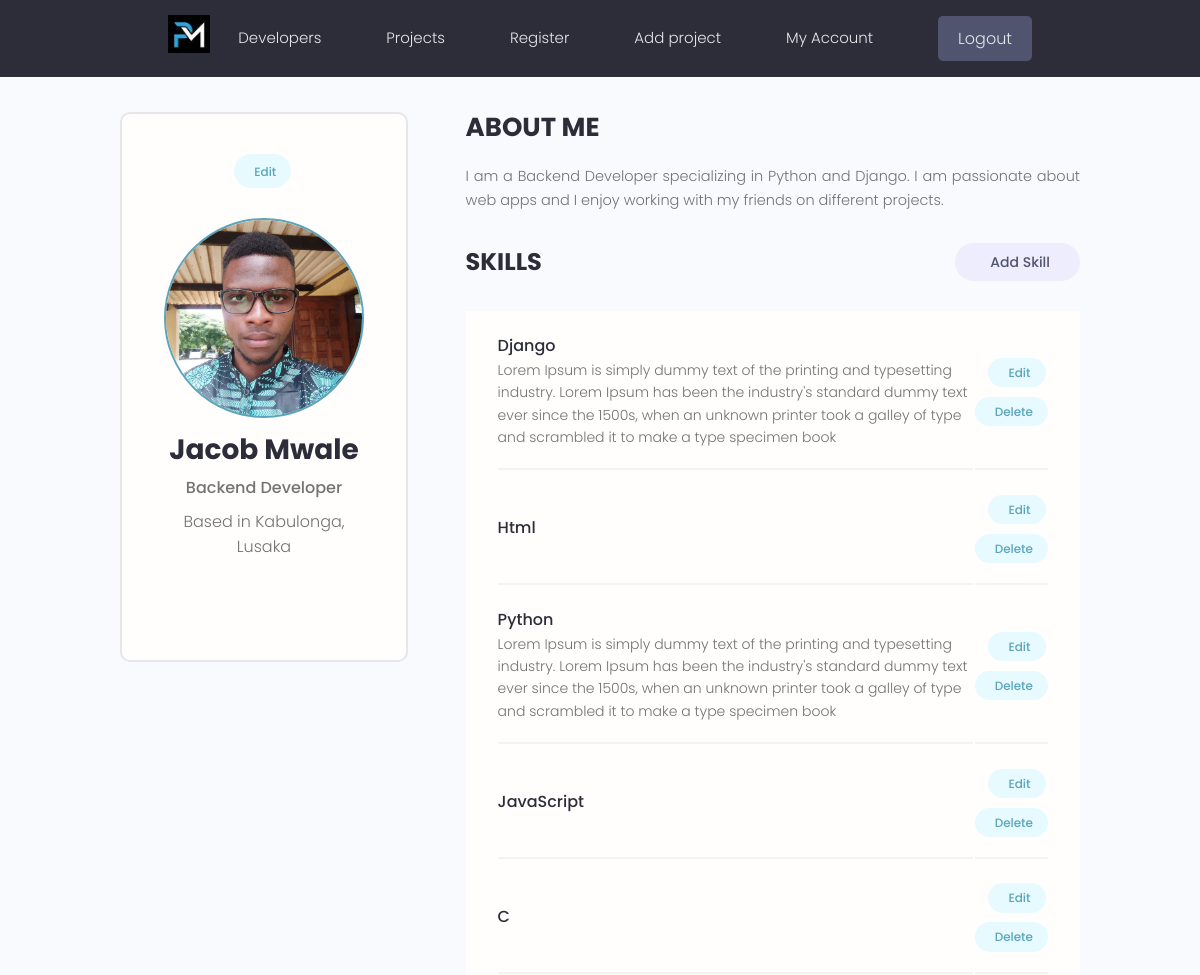
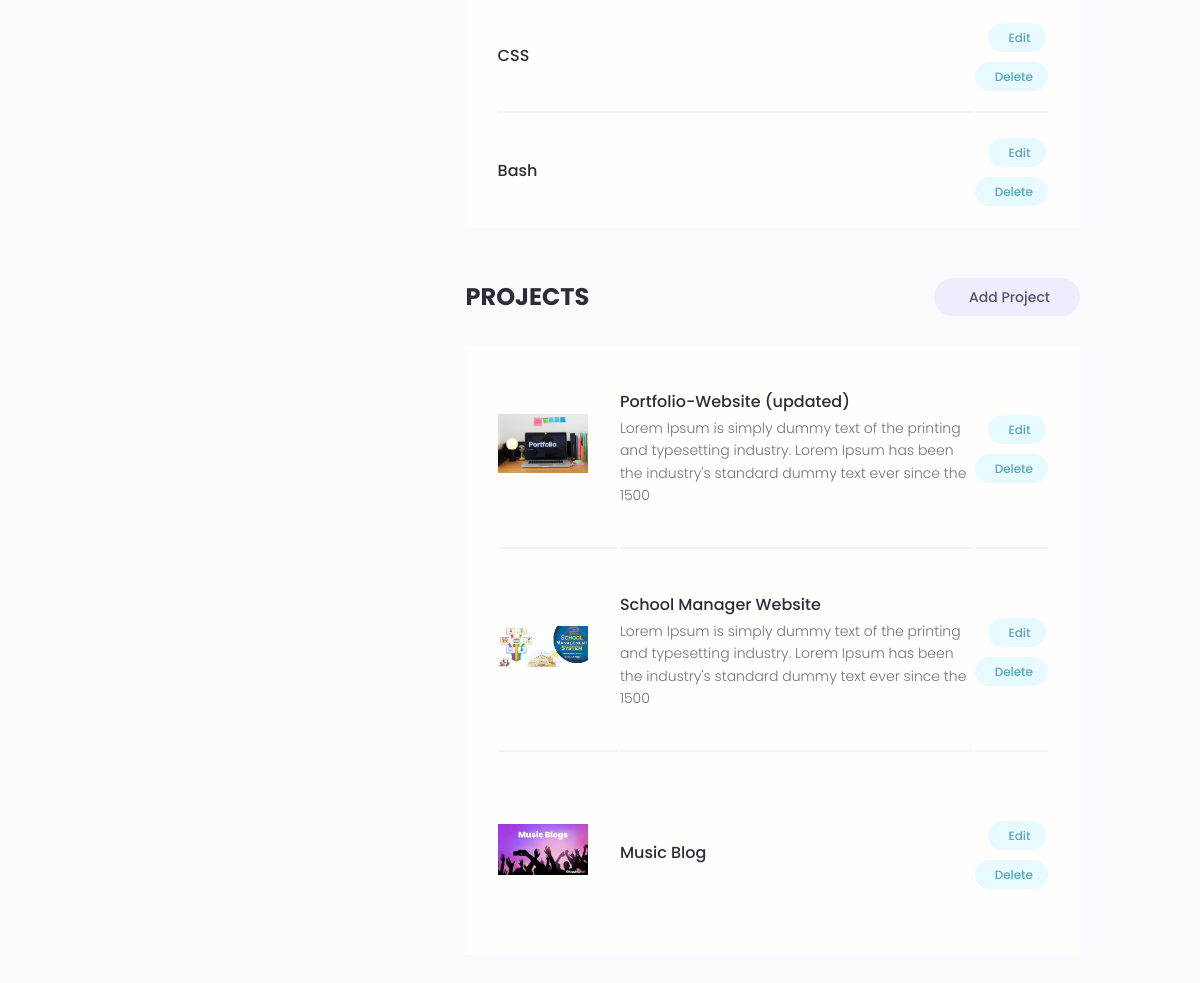
The app's page /account/ (signed in) with its own data (2 pictures, top to bottom).
### users/models.py (models this page shows, shortened)
class Profile(models.Model):
    user = models.OneToOneField(User, on_delete=models.CASCADE, null=True, blank=True)
    name = models.CharField(max_length=200, blank=True, null=True)
    username = models.CharField(max_length=200, blank=True, null=True)
    location = models.CharField(max_length=200, blank=True, null=True)
    email = models.EmailField(max_length=500, null=True, blank=True)
    short_intro = models.CharField(max_length=200, null=True, blank=True)
    bio = models.TextField(null=True, blank=True)
    profile_image = models.ImageField(
        null=True, blank=True, upload_to="profiles/", default="profiles/user-default.png")
    social_github = models.CharField(max_length=200, blank=True, null=True)
    social_facebook = models.CharField(max_length=200, blank=True, null=True)
    social_linkedin = models.CharField(max_length=200, blank=True, null=True)
    social_twitter = models.CharField(max_length=200, blank=True, null=True)
    social_youtube = models.CharField(max_length=200, blank=True, null=True)
    social_website = models.CharField(max_length=200, blank=True, null=True)
    created = models.DateTimeField(auto_now_add=True)
    id = models.UUIDField(default=uuid.uuid4, unique=True,
                           primary_key=True, editable=False)

class Skill(models.Model):
    owner = models.ForeignKey(Profile, on_delete=models.CASCADE)
    name = models.CharField(max_length=200, blank=True, null=True)
    description = models.TextField(blank=True, null=True)
    created = models.DateTimeField(auto_now_add=True)
    id = models.UUIDField(default=uuid.uuid4, unique=True,
                           primary_key=True, editable=False)

### projects/models.py (models this page shows, shortened)
class Project(models.Model):
    owner = models.ForeignKey(Profile, null=True, blank=True, on_delete=models.SET_NULL)
    title = models.CharField(max_length=200)
    description = models.TextField(null=True, blank=True)
    featured_image = models.ImageField(null=True, blank=True, default='default.jpg')
    demo_link = models.CharField(max_length=2000, null=True, blank=True)
    source_link = models.CharField(max_length=2000, null=True, blank=True)
    tags = models.ManyToManyField('Tag', blank=True)
    vote_total = models.IntegerField(default=0, null=True, blank=True)
    vote_ratio = models.IntegerField(default=0, null=True, blank=True)
    created = models.DateTimeField(auto_now_add=True)
    id = models.UUIDField(default=uuid.uuid4, unique=True,
                           primary_key=True, editable=False)
    class Meta:
        ordering = ['created', 'title']

### users/views.py (the view)
# urls.py: path('account/', views.userAccount, name="account"),
@login_required(login_url='login')
def userAccount(request):
    profile = request.user.profile
    skills = profile.skill_set.all()
    projects = profile.project_set.all()
    context = {
        'profile': profile,
        'skills': skills,
        'projects': projects,
    }
    return render(request, 'users/account.html', context)

### users/templates/users/account.html (shortened to what this page needs)
{% extends 'main.html' %}
{% load static %}
{% block content %}
  <main class="settingsPage profile my-md">
    <div class="container">
      <div class="layout">
        <div class="column column--1of3">
          <div class="card text-center">
            <div class="card__body dev">
              <a class="tag tag--pill tag--main settings__btn" href="{% url 'edit-account' %}"> Edit</a>
              <img class="avatar avatar--xl dev__avatar" src="{{ profile.profile_image.url }}" />
              <h2 class="dev__name">{{ profile.name }}</h2>
              <p class="dev__title">{{ profile.short_intro }}</p>
              <p class="dev__location">Based in {{ profile.location }}</p>
            </div>
          </div>
        </div>
        <div class="column column--2of3">
          <div class="devInfo">
            <h3 class="devInfo__title">About Me</h3>
            <p class="devInfo__about">{{ profile.bio }}</p>
          </div>
          <div class="settings">
            <h3 class="settings__title">Skills</h3>
            <a class="tag tag--pill tag--sub settings__btn tag--lg" href="{% url 'create-skill' %}"> Add Skill</a>
          </div>
          <table class="settings__table">
            {% for skill in skills %}
              <tr>
                <td class="settings__tableInfo">
                  <h4>{{ skill.name }}</h4>
                  <p>{{ skill.description }}</p>
                </td>
                <td class="settings__tableActions">
                  <a class="tag tag--pill tag--main settings__btn" href="{% url 'update-skill' skill.id %}"> Edit</a>
                  <a class="tag tag--pill tag--main settings__btn" href="{% url 'delete-skill' skill.id %}?next=/account/">
                    Delete</a>
                </td>
              </tr>
            {% endfor %}
          </table>
          <div class="settings">
            <h3 class="settings__title">Projects</h3>
            <a class="tag tag--pill tag--sub settings__btn tag--lg" href="{% url 'create-project' %}"> Add Project</a>
          </div>
          <table class="settings__table">
            {% for project in projects %}
              <tr>
                <td class="settings__thumbnail">
                  <a href="{% url 'project' project.id %}"><img src="{{ project.featured_image.url }}" alt="Project Thumbnail" /></a>
                </td>
                <td class="settings__tableInfo">
                  <a href="{% url 'project' project.id %}">{{ project.title }}</a>
                  <p>{{ project.description|slice:"150" }}</p>
                </td>
                <td class="settings__tableActions">
                  <a class="tag tag--pill tag--main settings__btn" href="{% url 'update-project' project.id %}"> Edit</a>
                  <a class="tag tag--pill tag--main settings__btn" href="{% url 'delete-project' project.id %}?next=/account/">
                    Delete</a>
                </td>
              </tr>
            {% endfor %}
          </table>
        </div>
      </div>
    </div>
  </main>
{% endblock content %}

### static/css/app.css (style rules this page uses)
:root { --color-sub: #2d2d39; }
.card { border: 2px solid var(--color-light); }
img { width: 100%; }
.profile .card > .dev { padding: 4rem; }
.dev__avatar { display: block; margin: auto; }
.dev__name { color: var(--color-sub); font-size: 2.8rem; font-weight: 700; margin-top: 1rem; margin-bottom: 0.5rem; }
.dev__title { font-size: 1.6rem; font-weight: 500; line-height: 1.3; }
.dev__location { margin-top: 1rem; }
.devInfo { margin-bottom: 3rem; }
.devInfo__title, .devInfo__subtitle { font-size: 2.6rem; color: var(--color-sub); text-transform: uppercase; font-weight: 700; margin-bottom: 1.5rem; }
.devInfo__about, .devSkill__info { font-size: 1.45rem; line-height: 1.7; text-align: justify; }
.settingsPage .dev > .settings__btn { display: inline-block; margin-bottom: 3rem; }
.settings { display: flex; justify-content: space-between; align-items: center; }
.settings__title { font-size: 2.4rem; text-transform: uppercase; font-weight: 700; color: var(--color-sub); }
.settings__table { margin-top: 3rem; margin-bottom: 5rem; padding: 0 3rem; background: var(--color-white); }
.settings__table tr { width: 100%; }
.settings__table tr > td { padding: 2rem 0; }
.settings__table tr:not(:last-child) td { border-bottom: 2px solid var(--color-white-light); }
.settings__thumbnail { width: 23%; min-width: 10rem; }
.settings__thumbnail img { padding-right: 3rem; height: 15rem; object-fit: contain; }
.settings__tableInfo { width: 100%; }
.settings__tableInfo h4, .settings__tableInfo a { padding-right: 1rem; width: auto; font-size: 1.6rem; font-weight: 500; color: var(--color-sub); }
.settings__tableInfo p { font-size: 1.4rem; }
.settings__tableActions { text-align: right; }

### static/uikit/styles/modules/_variables.css (style rules this page uses)
:root { --color-main: #5aa5b9; --color-main-light: #e6faff; --color-sub: #3f4156; --color-sub-light: #51546e; --color-sub-lighter: #ededfd; --color-text: #737373; --color-gray: #8b8b8b; --color-light: #e5e7eb; --color-light-gray: #767676; --color-bg: #f8fafd; --color-white: #fffefd; --color-white-light: #f3f3f3; --color-success: #359e64; --color-success-bg: #def8e8; --color-error: #fc4b0b; --color-error-bg: #fff2ee; --font-base: 'Poppins', arial, helvetica, 'Segoe UI', roboto, ubuntu, sans-serif; --font-monospace: 'Fira Code', 'Courier New', courier, monospace; --font-regular: 300; --font-medium: 500; --font-bold: 700; --generic-shadow: 1px 1px 5px #00000010; --generic-transition: all 0.3s ease-in-out; }

### static/uikit/styles/modules/_base.css (style rules this page uses)
* { margin: 0; padding: 0; box-sizing: border-box; text-rendering: optimizeLegibility; color: inherit; font-size: inherit; }
html { font-size: 50%; }
@media only screen and (min-width: 480px) { html { font-size: 56.25%; } }
@media only screen and (min-width: 1200px) { html { font-size: 62.5%; } }
body { line-height: 1.6; font-weight: 400; font-size: 1.5rem; color: var(--color-text); background-color: var(--color-bg); min-height: 100vh; }

### static/uikit/styles/modules/_typography.css (style rules this page uses)
* { font-family: var(--font-base); }
h2 { font-size: 3.6rem; font-weight: var(--font-bold); }
h3 { font-size: 3.2rem; font-weight: var(--font-medium); }
h4 { font-size: 2.8rem; font-weight: var(--font-medium); }
p, span, strong { font-size: 1.6rem; color: var(--color-text); font-weight: var(--font-regular); }
a { padding-bottom: 2px; text-decoration: none; display: inline-block; color: var(--color-main); font-weight: var(--font-medium); }

### static/uikit/styles/modules/_utilities.css (style rules this page uses)
.container { width: 92%; max-width: 165rem; margin: 0 auto; box-sizing: border-box; }
@media screen and (min-width: 1000px) { .container { width: 90%; } }
@media screen and (min-width: 1200px) { .container { width: 80%; } }
.text-center { text-align: center; }
.my-md { margin: 3rem auto; }

### static/uikit/styles/modules/_avatar.css (style rules this page uses)
.avatar { border-radius: 50%; border: 2px solid var(--color-main); object-fit: cover; }
.avatar--xl { height: 20rem; width: 20rem; }

### static/uikit/styles/modules/_card.css (style rules this page uses)
.card { border-radius: 1rem; background-color: var(--color-white); border: 1.5px solid var(--color-light); width: auto; height: auto; margin-top: 0.5rem; margin-bottom: 0.5rem; overflow: hidden; }
.card__body, .card__header { padding: 2rem 2.5rem; }

### static/uikit/styles/modules/_layout.css (style rules this page uses)
.layout { display: flex; flex-flow: row wrap; justify-content: space-between; }
.layout > .column { margin-bottom: 3rem; }
.layout > .column.column--1of3 { flex-basis: 30%; }
.layout > .column.column--2of3 { flex-basis: 64%; }

### records on screen
Profile: profile_image (picture), name "Jacob Mwale", short_intro "Backend Developer", location "Kabulonga, Lusaka", bio "I am a Backend Developer specializing in Python and Django. I am passionate about web apps and I enjoy working with my friends on different projects."
Skill: name "Django", description "Lorem Ipsum is simply dummy text of the printing and typesetting industry. Lorem Ipsum has been the industry's standard dummy text ever since the 1500s, when an unknown printer took a galley of type and scrambled it to make a type specimen book"
Skill: name "Html"
Skill: name "Python", description "Lorem Ipsum is simply dummy text of the printing and typesetting industry. Lorem Ipsum has been the industry's standard dummy text ever since the 1500s, when an unknown printer took a galley of type and scrambled it to make a type specimen book"
Skill: name "JavaScript"
Skill: name "C"
Skill: name "CSS"
Skill: name "Bash"
Project: featured_image (picture), title "Portfolio-Website (updated)", description "Lorem Ipsum is simply dummy text of the printing and typesetting industry. Lorem Ipsum has been the industry's standard dummy text ever since the 1500"
Project: featured_image (picture), title "School Manager Website", description "Lorem Ipsum is simply dummy text of the printing and typesetting industry. Lorem Ipsum has been the industry's standard dummy text ever since the 1500"
Project: featured_image (picture), title "Music Blog"
